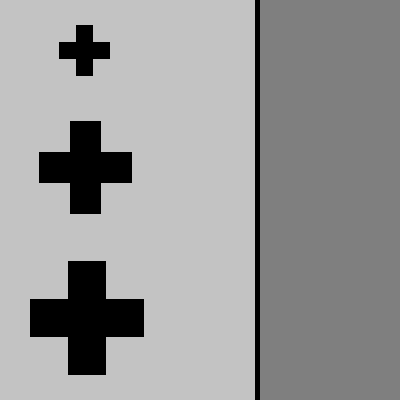
#> input picture images/Test.bmp, 400 x 400 px, found by its file name
$ python approxPolyDP.py
#> lines starting #> are read from the running program, lines starting #| are printed output that depends on the picture; after the words box and inside, x2 and y2 are one past the last pixel; in counts of white or black regions, pixels touching at a corner belong together
import os
import math
import cv2
from cv2 import isContourConvex
from cv2 import contourArea

def setLabel(img, pts, label):
    (x, y, w, h) = cv2.boundingRect(pts)
    pt1 = (x, y)
    pt2 = (x + w, y + h)
    cv2.rectangle(img, pt1, pt2, (0, 255, 0), 2)
    cv2.putText(img, label, (pt1[0], pt1[1]-3), cv2.FONT_HERSHEY_SIMPLEX, 0.7, (0, 0, 255))

img = cv2.imread('images/test.bmp')
#> img is the input picture: shape (400, 400, 3); min 0, max 195, mean 152.3
gray = cv2.cvtColor(img, cv2.COLOR_BGR2GRAY)

ret, thr = cv2.threshold(gray, 50, 255, cv2.THRESH_BINARY_INV)
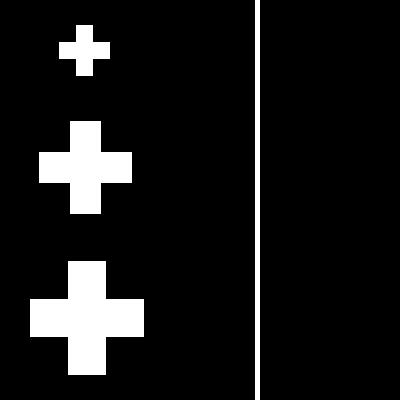
#> thr: shape (400, 400); 9.7% white; 4 white regions

contours, _ = cv2.findContours(thr, cv2.RETR_EXTERNAL, cv2.CHAIN_APPROX_NONE)
#> contours = 4 contours; box (x1, y1, x2, y2) and area: (30, 261, 144, 375) 6995, (39, 121, 132, 214) 4622, (255, 0, 260, 400) 1596, (59, 25, 110, 76) 1346

for cont in contours:
    approx = cv2.approxPolyDP(cont, cv2.arcLength(cont, True) * 0.02, True)
    vtc = len(approx)
    if contourArea(approx) > 100:

        if vtc == 3:
            setLabel(img, cont, 'Tri')
        elif vtc == 4:
            setLabel(img, cont, 'Rec')
        elif vtc == 5:
            setLabel(img, cont, 'Pen')
        elif vtc == 12:
            setLabel(img, cont, 'Cross')
#> this loop made 4 passes
#> vtc on passes 1 to 3: 12, 12, 12
#> (approx, vtc) on pass 4: ([[255, 0], [259, 399]], 2)
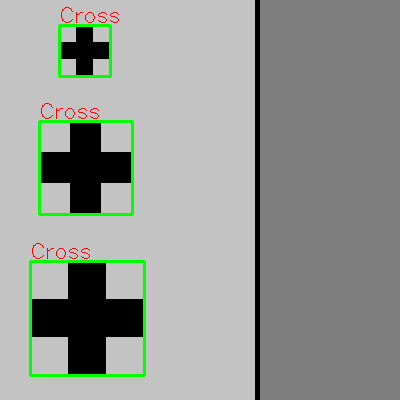
#> img: shape (400, 400, 3); 2.17% of pixels changed, all inside (x1, y1, x2, y2) = (29, 7, 146, 377)
        # [6 lines of commented-out code are left out]

cv2.imshow('img', img)
cv2.imshow('binary', thr)

cv2.waitKey()
cv2.destroyAllWindows()
